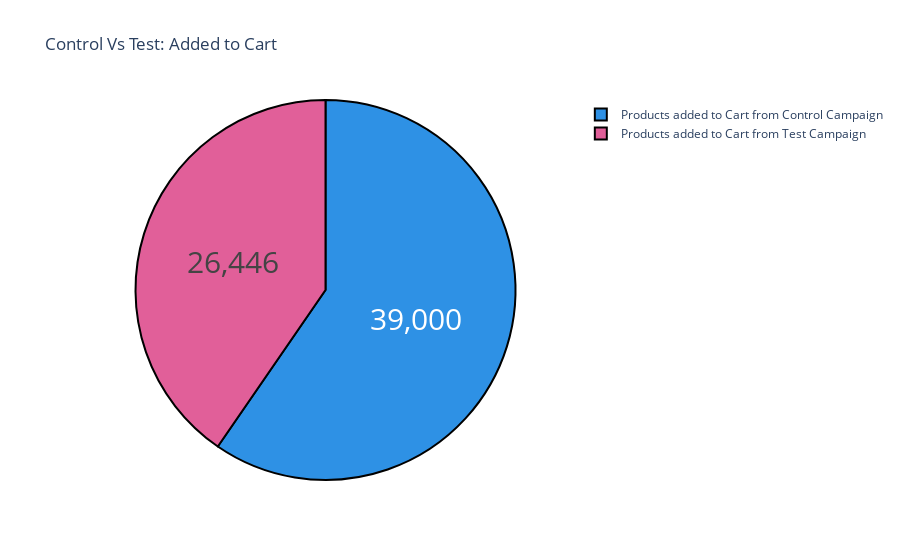

Here is the notebook cell this chart was saved with:
### Code cell
label=['Products added to Cart from Control Campaign',
       'Products added to Cart from Test Campaign']
counts=[sum(control_data.Number_of_Add_to_Cart),
        sum(test_data.Number_of_Add_to_Cart)]
fig=go.Figure(data=[go.Pie(labels=label,values=counts)])
fig.update_layout(title_text='Control Vs Test: Added to Cart ')
fig.update_traces(hoverinfo='label+percent', textinfo='value', 
                  textfont_size=30,
                  marker=dict(colors=px.colors.qualitative.Dark24,line=dict(color='black', width=2)))
fig.show()

### Figure 1 — Plotly figure (JSON) as saved in the notebook; plotly's stock layout.template omitted (floating-point values rounded to 4 significant figures)
{"data": [{"hoverinfo": "label+percent", "labels": ["Products added to Cart from Control Campaign", "Products added to Cart from Test Campaign"], "marker": {"colors": ["#2E91E5", "#E15F99", "#1CA71C", "#FB0D0D", "#DA16FF", "#222A2A", "#B68100", "#750D86", "#EB663B", "#511CFB", "#00A08B", "#FB00D1", "#FC0080", "#B2828D", "#6C7C32", "#778AAE", "#862A16", "#A777F1", "#620042", "#1616A7", "#DA60CA", "#6C4516", "#0D2A63", "#AF0038"], "line": {"color": "black", "width": 2}}, "textfont": {"size": 30}, "textinfo": "value", "type": "pie", "values": [39000, 26446]}], "layout": {"title": {"text": "Control Vs Test: Added to Cart "}}}
